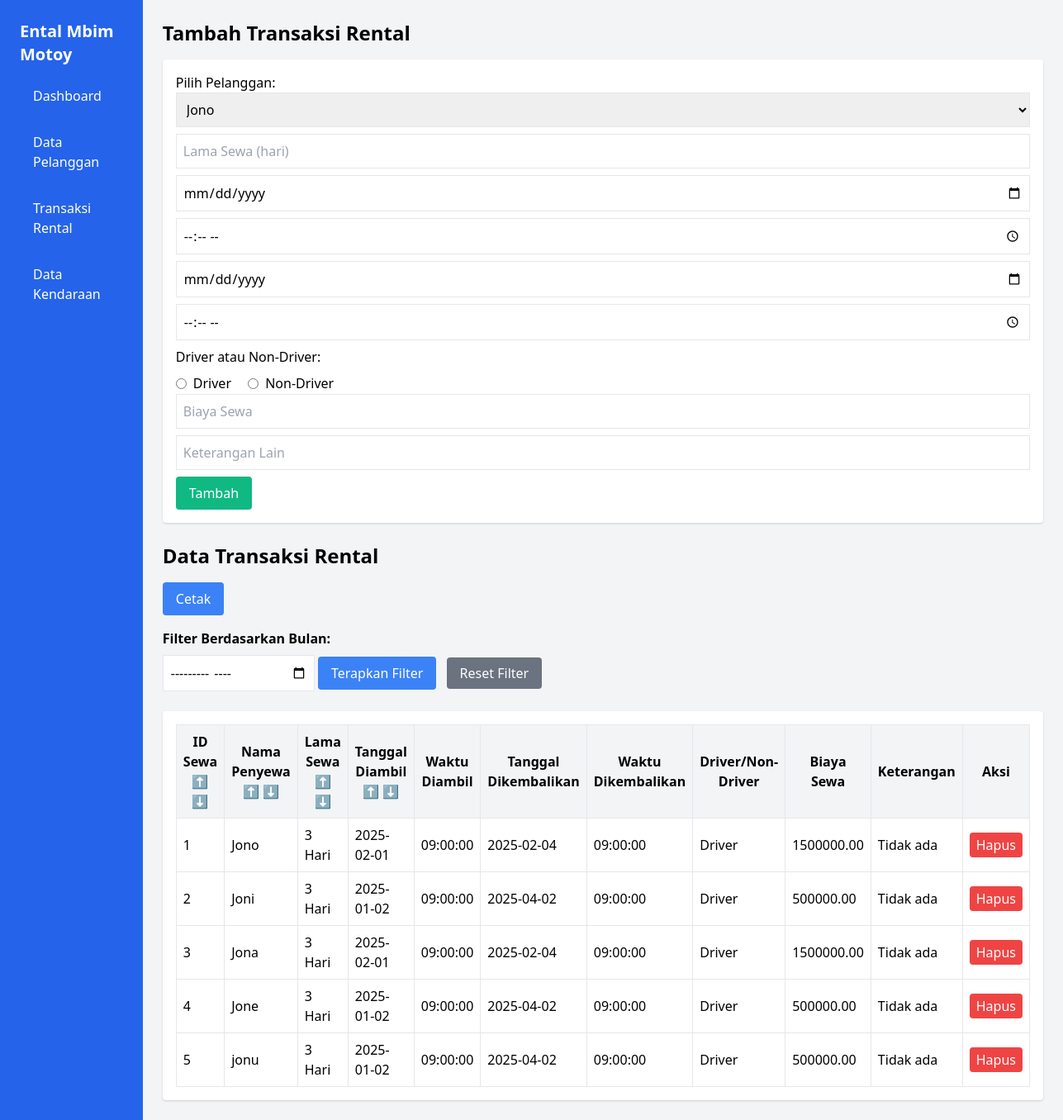
Screenshot of /transaksirental.php with the database file from the repository.
### tables this page shows
CREATE TABLE `penyewaan` (
  `ID_Sewa` int(11) NOT NULL,
  `ID_Pelanggan` int(11) NOT NULL,
  `Lama_Sewa` varchar(50) DEFAULT NULL,
  `Tanggal_Diambil` date NOT NULL,
  `Waktu_Diambil` time NOT NULL,
  `Tanggal_Dikembalikan` date DEFAULT NULL,
  `Waktu_Dikembalikan` time DEFAULT NULL,
  `Driver_Non_Driver` varchar(50) DEFAULT NULL,
  `Biaya_Sewa` decimal(10,2) DEFAULT NULL,
  `Keterangan_Lain` text DEFAULT NULL
);

CREATE TABLE `pelanggan` (
  `ID_Pelanggan` int(11) NOT NULL,
  `Nama_Penyewa` varchar(100) NOT NULL,
  `No_KTP_SIM` varchar(50) NOT NULL,
  `Alamat` varchar(255) DEFAULT NULL,
  `No_Telp_HP` varchar(20) DEFAULT NULL
);

### transaksirental.php (the view, shortened to what this page needs)
<?php
include 'config.php';
$sort = $_GET['sort'] ?? 'ID_Sewa';
$order = $_GET['order'] ?? 'asc';
$month_filter = $_GET['month_filter'] ?? '';
$order = ($order === 'desc') ? 'desc' : 'asc';
$query = "SELECT penyewaan.*, pelanggan.Nama_Penyewa FROM penyewaan
          JOIN pelanggan ON penyewaan.ID_Pelanggan = pelanggan.ID_Pelanggan";
$query .= " ORDER BY $sort $order";
$result = $conn->query($query);
$pelanggan = $conn->query("SELECT ID_Pelanggan, Nama_Penyewa FROM pelanggan");
?>
<!DOCTYPE html>
<html lang="id">
<head>
    <link href="https://cdn.jsdelivr.net/npm/tailwindcss@2.2.19/dist/tailwind.min.css" rel="stylesheet">
</head>
<body class="bg-gray-100 flex">
    <aside class="w-64 bg-blue-600 text-white p-6" h-screen>
        <h2 class="text-xl font-bold mb-4">Ental Mbim Motoy</h2>
        <nav>
            <ul class="space-y-4">
                <li><a href="dashboard.php" class="block py-2 px-4 rounded hover:bg-blue-500">Dashboard</a></li>
                <li><a href="datapelanggan.php" class="block py-2 px-4 rounded hover:bg-blue-500">Data Pelanggan</a></li>
                <li><a href="transaksirental.php" class="block py-2 px-4 rounded hover:bg-blue-500">Transaksi Rental</a></li>
                <li><a href="datakendaraan.php" class="block py-2 px-4 rounded hover:bg-blue-500">Data Kendaraan</a></li>
            </ul>
        </nav>
    </aside>
    <main class="flex-1 p-6">
        <h2 class="text-2xl font-bold mb-4">Tambah Transaksi Rental</h2>
        <div class="bg-white p-4 rounded shadow mb-6">
            <form method="POST">
                <label>Pilih Pelanggan:</label>
                <select name="id_pelanggan" class="border p-2 w-full mb-2" required>
                    <?php while ($row = $pelanggan->fetch_assoc()): ?>
                        <option value="<?php echo $row['ID_Pelanggan']; ?>">
                            <?php echo $row['Nama_Penyewa']; ?>
                        </option>
                    <?php endwhile; ?>
                </select>
                <input type="number" name="lama_sewa" placeholder="Lama Sewa (hari)" class="border p-2 w-full mb-2" required>
                <input type="date" name="tanggal_diambil" class="border p-2 w-full mb-2" required>
                <input type="time" name="waktu_diambil" class="border p-2 w-full mb-2" required>
                <input type="date" name="tanggal_dikembalikan" class="border p-2 w-full mb-2" required>
                <input type="time" name="waktu_dikembalikan" class="border p-2 w-full mb-2" required>
                <label class="block mb-2">Driver atau Non-Driver:</label>
                <label class="inline-flex items-center">
                    <input type="radio" name="driver_non_driver" value="Driver" class="mr-2" required> Driver
                </label>
                <label class="inline-flex items-center ml-4">
                    <input type="radio" name="driver_non_driver" value="Non-Driver" class="mr-2" required> Non-Driver
                </label>
                <input type="number" name="biaya_sewa" placeholder="Biaya Sewa" class="border p-2 w-full mb-2" required>
                <input type="text" name="keterangan_lain" placeholder="Keterangan Lain" class="border p-2 w-full mb-2">
                <button type="submit" name="tambah" class="bg-green-500 text-white px-4 py-2 rounded">Tambah</button>
            </form>
        </div>
        <h2 class="text-2xl font-bold mb-4">Data Transaksi Rental</h2>
        <button onclick="printTable()" class="bg-blue-500 text-white px-4 py-2 rounded mb-4">Cetak</button>
        <form method="GET" class="mb-4">
            <label for="month_filter" class="block mb-2 font-bold">Filter Berdasarkan Bulan:</label>
            <input type="month" id="month_filter" name="month_filter" value="<?php echo $month_filter; ?>" class="border p-2 mb-2">
            <button type="submit" class="bg-blue-500 text-white px-4 py-2 rounded">Terapkan Filter</button>
            <a href="transaksirental.php" class="bg-gray-500 text-white px-4 py-2 rounded ml-2">Reset Filter</a>
        </form>
        <div class="bg-white p-4 rounded shadow">
            <table id="transaksiTable" class="w-full border-collapse border border-gray-200">
            <tr class="bg-gray-100">
                <?php $filter_param = !empty($month_filter) ? '&month_filter=' . $month_filter : ''; ?>
                <th class="border p-2">
                    ID Sewa
                    <a href="?sort=ID_Sewa&order=asc<?php echo $filter_param; ?>" class="text-blue-600">⬆️</a>
                    <a href="?sort=ID_Sewa&order=desc<?php echo $filter_param; ?>" class="text-blue-600">⬇️</a>
                </th>
                <th class="border p-2">
                    Nama Penyewa
                    <a href="?sort=Nama_Penyewa&order=asc<?php echo $filter_param; ?>" class="text-blue-600">⬆️</a>
                    <a href="?sort=Nama_Penyewa&order=desc<?php echo $filter_param; ?>" class="text-blue-600">⬇️</a>
                </th>
                <th class="border p-2">
                    Lama Sewa
                    <a href="?sort=Lama_Sewa&order=asc<?php echo $filter_param; ?>" class="text-blue-600">⬆️</a>
                    <a href="?sort=Lama_Sewa&order=desc<?php echo $filter_param; ?>" class="text-blue-600">⬇️</a>
                </th>
                <th class="border p-2">
                    Tanggal Diambil
                    <a href="?sort=Tanggal_Diambil&order=asc<?php echo $filter_param; ?>" class="text-blue-600">⬆️</a>
                    <a href="?sort=Tanggal_Diambil&order=desc<?php echo $filter_param; ?>" class="text-blue-600">⬇️</a>
                </th>
                <th class="border p-2">Waktu Diambil</th>
                <th class="border p-2">Tanggal Dikembalikan</th>
                <th class="border p-2">Waktu Dikembalikan</th>
                <th class="border p-2">Driver/Non-Driver</th>
                <th class="border p-2">Biaya Sewa</th>
                <th class="border p-2">Keterangan</th>
                <th class="border p-2">Aksi</th>
            </tr>
                <?php while ($row = $result->fetch_assoc()): ?>
                <tr>
                    <td class="border p-2"><?php echo $row['ID_Sewa']; ?></td>
                    <td class="border p-2"><?php echo $row['Nama_Penyewa']; ?></td>
                    <td class="border p-2"><?php echo $row['Lama_Sewa']; ?></td>
                    <td class="border p-2"><?php echo $row['Tanggal_Diambil']; ?></td>
                    <td class="border p-2"><?php echo $row['Waktu_Diambil']; ?></td>
                    <td class="border p-2"><?php echo $row['Tanggal_Dikembalikan']; ?></td>
                    <td class="border p-2"><?php echo $row['Waktu_Dikembalikan']; ?></td>
                    <td class="border p-2"><?php echo $row['Driver_Non_Driver']; ?></td>
                    <td class="border p-2"><?php echo $row['Biaya_Sewa']; ?></td>
                    <td class="border p-2"><?php echo $row['Keterangan_Lain']; ?></td>
                    <td class="border p-2">
                        <a href="transaksirental.php?hapus=<?php echo $row['ID_Sewa']; ?>" class="bg-red-500 text-white px-2 py-1 rounded" onclick="return confirm('Hapus data ini?')">Hapus</a>
                    </td>
                </tr>
                <?php endwhile; ?>
            </table>
        </div>
    </main>
</body>
</html>

### rows the page displays
penyewaan: ID_Sewa "1", ID_Pelanggan.Nama_Penyewa "Jono", Lama_Sewa "3 Hari", Tanggal_Diambil "2025-02-01", Waktu_Diambil "09:00:00", Tanggal_Dikembalikan "2025-02-04", Waktu_Dikembalikan "09:00:00", Driver_Non_Driver "Driver", Biaya_Sewa "1500000.00", Keterangan_Lain "Tidak ada"
penyewaan: ID_Sewa "2", ID_Pelanggan.Nama_Penyewa "Joni", Lama_Sewa "3 Hari", Tanggal_Diambil "2025-01-02", Waktu_Diambil "09:00:00", Tanggal_Dikembalikan "2025-04-02", Waktu_Dikembalikan "09:00:00", Driver_Non_Driver "Driver", Biaya_Sewa "500000.00", Keterangan_Lain "Tidak ada"
penyewaan: ID_Sewa "3", ID_Pelanggan.Nama_Penyewa "Jona", Lama_Sewa "3 Hari", Tanggal_Diambil "2025-02-01", Waktu_Diambil "09:00:00", Tanggal_Dikembalikan "2025-02-04", Waktu_Dikembalikan "09:00:00", Driver_Non_Driver "Driver", Biaya_Sewa "1500000.00", Keterangan_Lain "Tidak ada"
penyewaan: ID_Sewa "4", ID_Pelanggan.Nama_Penyewa "Jone", Lama_Sewa "3 Hari", Tanggal_Diambil "2025-01-02", Waktu_Diambil "09:00:00", Tanggal_Dikembalikan "2025-04-02", Waktu_Dikembalikan "09:00:00", Driver_Non_Driver "Driver", Biaya_Sewa "500000.00", Keterangan_Lain "Tidak ada"
penyewaan: ID_Sewa "5", ID_Pelanggan.Nama_Penyewa "jonu", Lama_Sewa "3 Hari", Tanggal_Diambil "2025-01-02", Waktu_Diambil "09:00:00", Tanggal_Dikembalikan "2025-04-02", Waktu_Dikembalikan "09:00:00", Driver_Non_Driver "Driver", Biaya_Sewa "500000.00", Keterangan_Lain "Tidak ada"

### other values shown
form field id_pelanggan "Jono"
